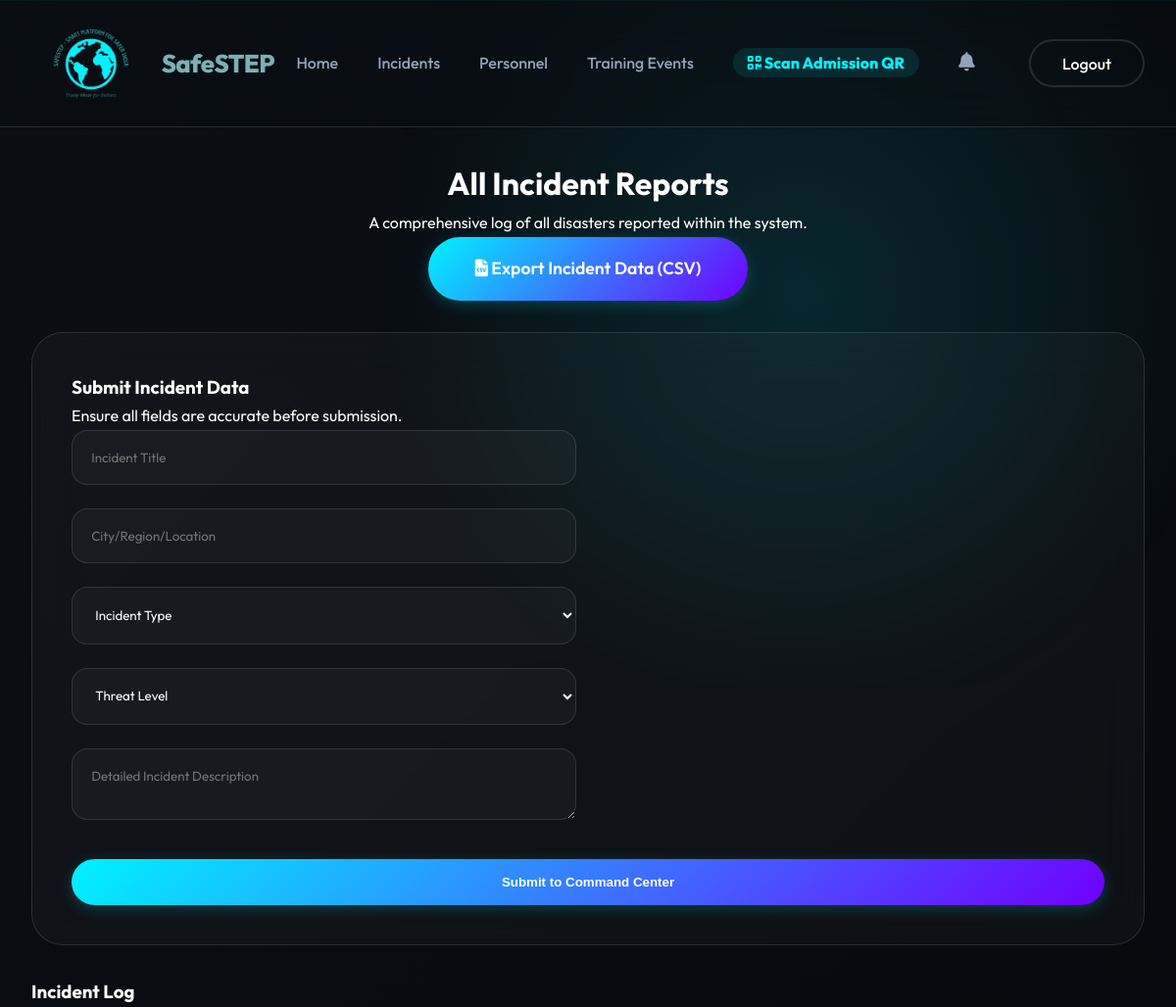
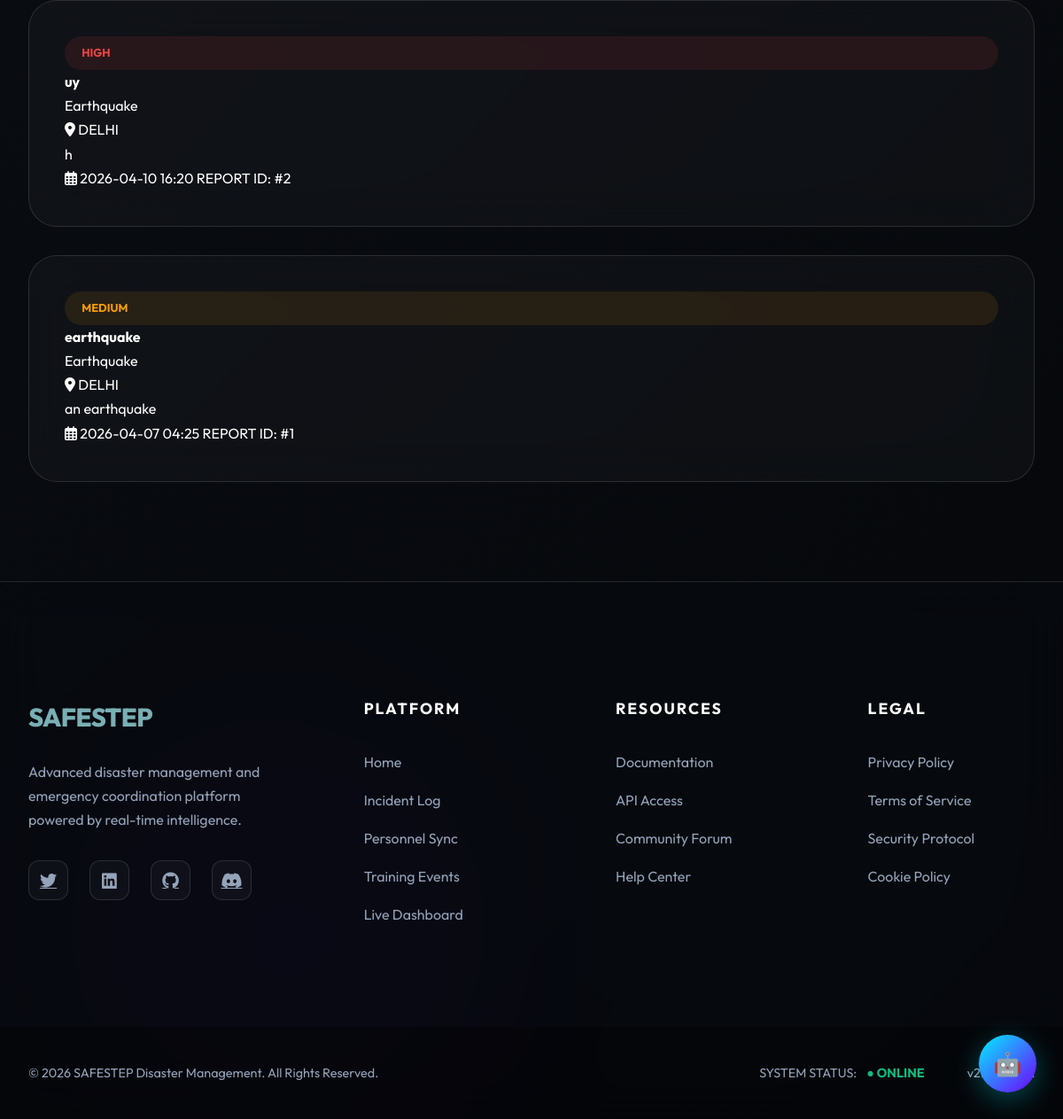
The app's page /reports (signed in) with its own data (2 pictures, top to bottom).
### models.py (models this page shows)
class Report(db.Model):
    id = db.Column(db.Integer, primary_key=True)
    title = db.Column(db.String(200), nullable=False)
    description = db.Column(db.Text, nullable=False)
    location = db.Column(db.String(200), nullable=False)
    severity = db.Column(db.String(50), nullable=False) # 'Low', 'Medium', 'High', 'Critical'
    disaster_type = db.Column(db.String(100), nullable=False)
    date_reported = db.Column(db.DateTime, default=datetime.utcnow)
    user_id = db.Column(db.Integer, db.ForeignKey('user.id'), nullable=False)

### app.py (the view, shortened to what this page needs)
@app.route('/reports', methods=['GET', 'POST'])
def reports():
    all_reports = Report.query.order_by(Report.date_reported.desc()).all()
    return render_template('reports.html', reports=all_reports)

### app.py (called while the page is built)
@login_manager.user_loader
def load_user(user_id):
    return User.query.get(int(user_id))

### templates/reports.html (shortened to what this page needs)
{% extends "base.html" %}
{% block content %}
<div class="reports-header-section" style="padding-top: 160px; text-align: center; margin-bottom: 2rem;">
    <h1>All Incident Reports</h1>
    <p>A comprehensive log of all disasters reported within the system.</p>
    <a href="{{ url_for('download_reports') }}" class="btn-primary-lg"><i class="fas fa-file-csv"></i> Export Incident
        Data (CSV)</a>
</div>
<div class="reports-grid" style="padding-bottom: 5rem;">
    <div class="card reports-form-card">
        <h3>Submit Incident Data</h3>
        <p>Ensure all fields are accurate before submission.</p>
        <form method="POST">
            <div class="form-row">
                <input type="text" name="title" required placeholder="Incident Title">
            </div>
            <div class="form-row">
                <input type="text" name="location" required placeholder="City/Region/Location">
            </div>
            <div class="form-row">
                <select name="disaster_type" required>
                    <option value="" disabled selected>Incident Type</option>
                </select>
            </div>
            <div class="form-row">
                <select name="severity" required>
                    <option value="" disabled selected>Threat Level</option>
                </select>
            </div>
            <div class="form-row">
                <textarea name="description" required placeholder="Detailed Incident Description"></textarea>
            </div>
            <button type="submit" class="btn-primary-block">Submit to Command Center</button>
        </form>
    </div>
    <div class="reports-list">
        <h3>Incident Log</h3>
        {% if reports %}
        {% for report in reports %}
        <div class="report-entry card">
            <div class="report-badge {{ report.severity|lower }}">{{ report.severity }}</div>
            <div class="report-header">
                <h4>{{ report.title }}</h4>
                <span class="type-tag">{{ report.disaster_type }}</span>
            </div>
            <p class="location"><i class="fas fa-map-marker-alt"></i> {{ report.location }}</p>
            <p class="desc">{{ report.description }}</p>
            <div class="report-footer">
                <span><i class="far fa-calendar-alt"></i> {{ report.date_reported.strftime('%Y-%m-%d %H:%M') }}</span>
                <span>REPORT ID: #{{ report.id }}</span>
            </div>
        </div>
        {% endfor %}
        {% else %}
        <p>No incidents recorded in the system.</p>
        {% endif %}
    </div>
</div>
{% endblock %}

### static/style.css (style rules this page uses)
:root { --primary-color: #00F2FF; --secondary-color: #7000FF; --accent-gradient: linear-gradient(135deg, #00F2FF 0%, #7000FF 100%); --bg-dark: #0B0E14; --bg-surface: rgba(18, 20, 29, 0.4); --text-primary: #FFFFFF; --text-secondary: #94A3B8; --glass-bg: rgba(255, 255, 255, 0.05); --glass-border: rgba(255, 255, 255, 0.12); --glass-blur: blur(25px); --success: #10B981; --warning: #F59E0B; --danger: #EF4444; --radius-lg: 32px; --radius-md: 16px; --radius-pill: 50px; --shadow-glow: 0 0 30px rgba(0, 242, 255, 0.2); --transition: all 0.5s cubic-bezier(0.165, 0.84, 0.44, 1); }
* { margin: 0; padding: 0; box-sizing: border-box; }
body { font-family: 'Outfit', sans-serif; background: linear-gradient(135deg, #0b0e14 0%, #05070a 100%); background-attachment: fixed; color: var(--text-primary); line-height: 1.7; overflow-x: hidden; position: relative; min-height: 100vh; }
body::before { content: ''; position: fixed; top: -100px; right: -10%; width: 1000px; height: 800px; background: radial-gradient(circle, rgba(0, 242, 255, 0.12) 0%, transparent 70%); pointer-events: none; z-index: -1; animation: meshDrift 20s ease-in-out infinite alternate; }
body::after { content: ''; position: fixed; bottom: -150px; left: -10%; width: 900px; height: 700px; background: radial-gradient(circle, rgba(112, 0, 255, 0.08) 0%, transparent 70%); pointer-events: none; z-index: -1; animation: meshDrift 25s ease-in-out infinite alternate-reverse; }
h1, h2, h3, h4, .logo { font-family: 'Outfit', sans-serif; font-weight: 700; }
.btn-primary, .btn-primary-lg, .btn-primary-block { background: var(--accent-gradient); color: #FFFFFF !important; padding: 0.8rem 2rem; border-radius: var(--radius-pill); text-decoration: none; font-weight: 600; display: inline-block; border: none; cursor: pointer; transition: var(--transition); box-shadow: 0 4px 15px rgba(0, 242, 255, 0.2); }
.btn-primary-lg { padding: 1.1rem 3rem; font-size: 1.1rem; }
.btn-primary-block { width: 100%; padding: 1rem; margin-top: 1rem; }
.card { background: rgba(255, 255, 255, 0.03); backdrop-filter: var(--glass-blur); -webkit-backdrop-filter: var(--glass-blur); border-radius: var(--radius-lg); padding: 2.5rem; border: 1px solid var(--glass-border); margin-bottom: 2rem; }
.report-badge { padding: 0.5rem 1.2rem; border-radius: var(--radius-pill); font-size: 0.8rem; font-weight: 700; text-transform: uppercase; }
.report-badge.medium { background: rgba(245, 158, 11, 0.1); color: var(--warning); }
.report-badge.high { background: rgba(239, 68, 68, 0.1); color: var(--danger); }
input, select, textarea { background: rgba(255, 255, 255, 0.03); border: 1px solid var(--glass-border); padding: 1.2rem; border-radius: 16px; width: 100%; color: #FFFFFF; font-family: inherit; transition: var(--transition); }
.form-row { display: grid; grid-template-columns: 1fr 1fr; gap: 1.5rem; margin-bottom: 1.5rem; }

### records on screen
Report: severity "HIGH", title "uy", disaster_type "Earthquake", location "DELHI", description "h", date_reported "2026-04-10 16:20", id "2"
Report: severity "MEDIUM", title "earthquake", disaster_type "Earthquake", location "DELHI", description "an earthquake", date_reported "2026-04-07 04:25", id "1"
